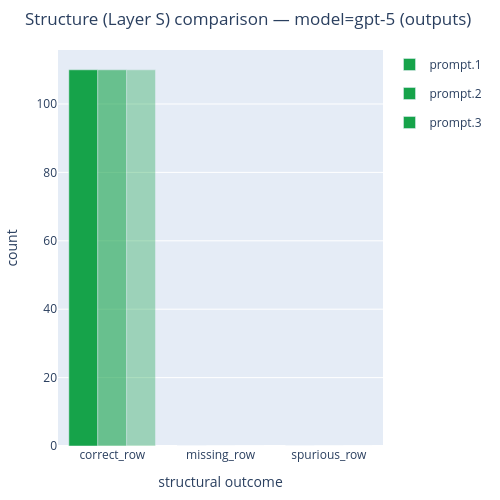

The code cell stored with this chart in its notebook:
### Code cell
fig_layer_s = plot_comparison_layer_s(
    summaries,
    compare="prompt",
    model=MODEL,
)
if fig_layer_s is None:
    print(f"No {LAYER_S_TITLE} data for model={MODEL}")
else:
    fig_layer_s.update_layout(
        height=LAYER_S_FIG_HEIGHT,
        width=LAYER_S_FIG_WIDTH,
        autosize=True,
        margin=dict(l=40, r=20, t=50, b=40),
    )
    fig_layer_s.show()

### Figure 1 — Plotly figure (JSON) as saved in the notebook; plotly's stock layout.template omitted (floating-point values rounded to 4 significant figures)
{"data": [{"legendgroup": "prompt.1", "marker": {"color": ["#16a34a", "#ca8a04", "#dc2626"], "opacity": 1}, "name": "prompt.1", "showlegend": true, "type": "bar", "x": ["correct_row", "missing_row", "spurious_row"], "y": [110, 0, 0]}, {"legendgroup": "prompt.2", "marker": {"color": ["#16a34a", "#ca8a04", "#dc2626"], "opacity": 0.6}, "name": "prompt.2", "showlegend": true, "type": "bar", "x": ["correct_row", "missing_row", "spurious_row"], "y": [110, 0, 0]}, {"legendgroup": "prompt.3", "marker": {"color": ["#16a34a", "#ca8a04", "#dc2626"], "opacity": 0.35}, "name": "prompt.3", "showlegend": true, "type": "bar", "x": ["correct_row", "missing_row", "spurious_row"], "y": [110, 0, 0]}], "layout": {"autosize": true, "barmode": "group", "height": 500, "margin": {"b": 40, "l": 40, "r": 20, "t": 50}, "title": {"text": "Structure (Layer S) comparison — model=gpt-5 (outputs)"}, "width": 500, "xaxis": {"title": {"text": "structural outcome"}}, "yaxis": {"rangemode": "tozero", "title": {"text": "count"}}}}
